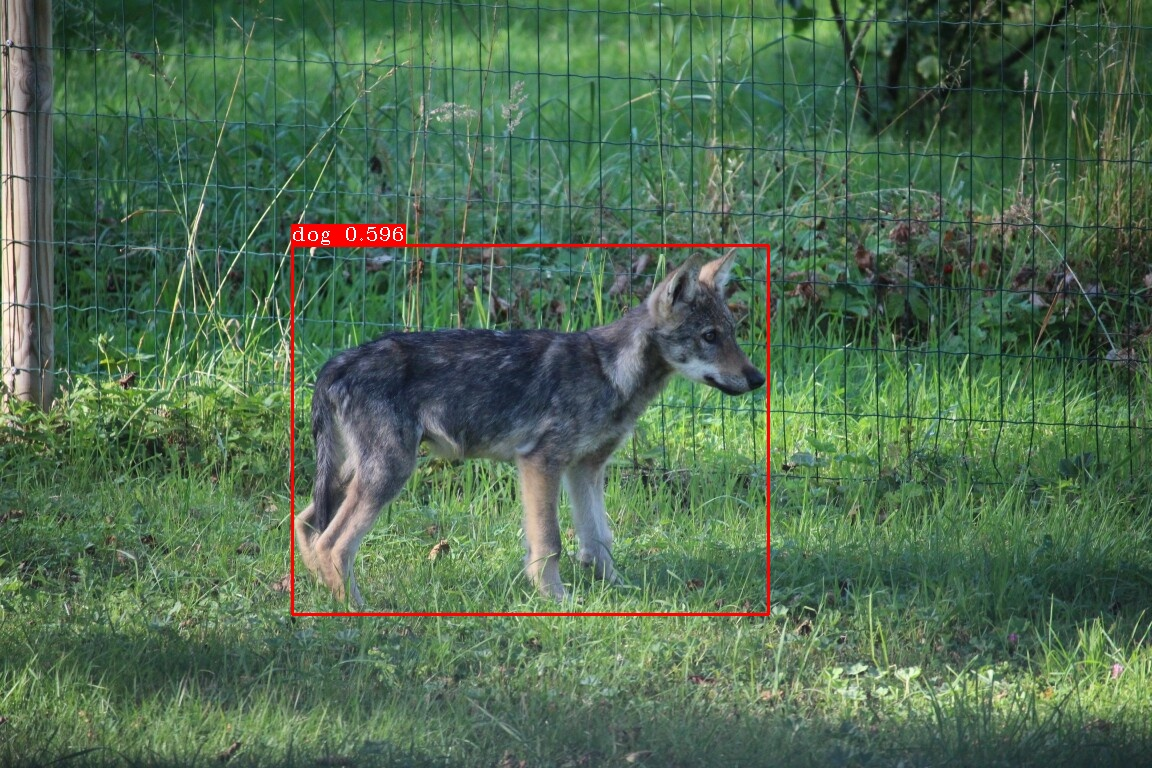
#> input picture output.jpg, 1152 x 768 px
$ python -i rocm_yolo_utils.py   (imports and definitions only)
#> lines starting #> are read from the running program, lines starting #| are printed output that depends on the picture

import cv2
import numpy as np
import ctypes

# [13 lines left out: function generate_class_aggregation, not called in this run]

def preprocess(src_image, detector_size = 640, keep_aspect_ratio = True):
#> called with src_image = 'output.jpg', detector_size = 640, keep_aspect_ratio = True
  if isinstance(src_image, str):
    image = cv2.imread(src_image, cv2.IMREAD_COLOR)
#> image is the input picture: shape (768, 1152, 3); mean B, G, R 81.5, 108.9, 80.7
  elif isinstance(src_image, np.ndarray):
    image = src_image
  else:
    raise ValueError("Invalid src_image")

  height, width, _ = image.shape
#> height = 768; width = 1152

  downscaling_algorithm = cv2.INTER_LANCZOS4
  downscaling_algorithm = cv2.INTER_NEAREST
  downscaling_algorithm = cv2.INTER_AREA
  upscaling_algorithm = cv2.INTER_CUBIC

  if keep_aspect_ratio: # scale image to keep aspect ratio padding edges
    if width > height:
      scale_x = scale_y = width / detector_size
#> scale_x = 1.8; scale_y = 1.8
      image_resized = cv2.resize(image, (detector_size, int(round(height / scale_y))), downscaling_algorithm if scale_y > 1 else upscaling_algorithm)
      padding = ((0, image_resized.shape[1] - image_resized.shape[0]), (0, 0), (0, 0))
#> padding = ((0, 213), (0, 0), (0, 0))
    else:
      scale_x = scale_y = height / detector_size
      image_resized = cv2.resize(image, (int(round(width / scale_x)), detector_size), downscaling_algorithm if scale_x > 1 else upscaling_algorithm)
      padding = ((0, 0), (0, image_resized.shape[0] - image_resized.shape[1]), (0, 0))
    image_resized = np.pad(image_resized, padding)
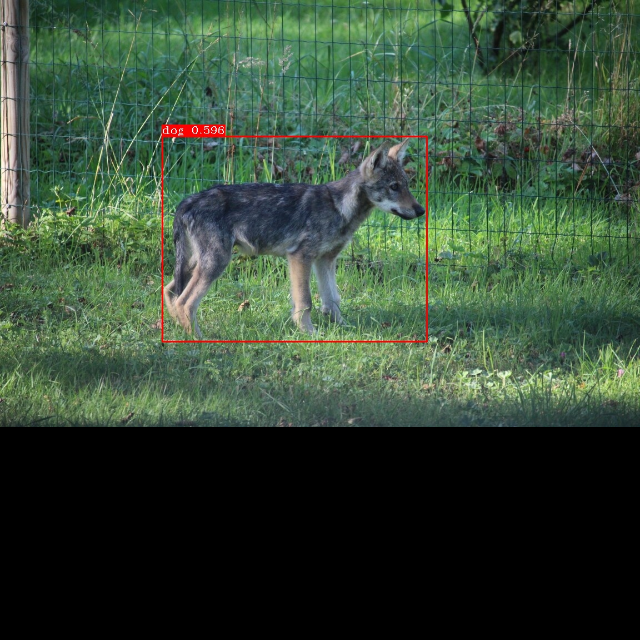
#> image_resized: shape (640, 640, 3); mean B, G, R 54.3, 72.6, 53.8
  else: # scale image to full detection area
    scale_x = width / detector_size
    scale_y = height / detector_size
    image_resized = cv2.resize(image, (detector_size, detector_size), downscaling_algorithm if scale_x > 1 else upscaling_algorithm)

  if True: # faster
    np_image = cv2.dnn.blobFromImage(image_resized, 1.0 / 255, (detector_size, detector_size), None, swapRB=True)
  else: # slower
    np_image = (1.0 / 255) * np.stack((image_resized[:,:,2], image_resized[:,:,1], image_resized[:,:,0]), dtype=np.float32)
    np_image = np.expand_dims(np_image, 0)

  return {'src_image': image, 'preprocessed_image': np_image, 'scale_x': scale_x, 'scale_y': scale_y}

# [90 lines left out: functions postprocess, paint_boxes, not called in this run]

# [77 lines not run here, left out]

>>> result = preprocess('output.jpg')
#> result = 4 items
